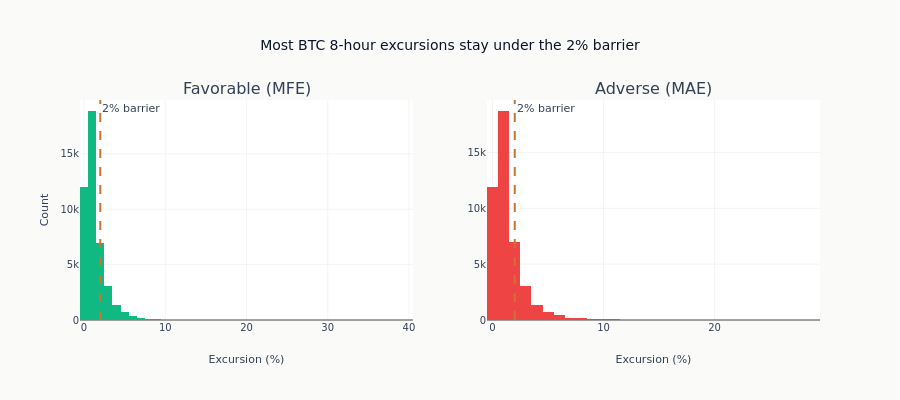

The notebook cell this image was saved under:
### Code cell
if btc_mfe_mae is not None:
    # Add barrier reference lines (2% from typical crypto settings)
    fig.add_vline(
        x=2.0,
        line_dash="dash",
        line_color=COLORS["copper"],
        row=1,
        col=1,
        annotation_text="2% barrier",
    )
    fig.add_vline(
        x=2.0,
        line_dash="dash",
        line_color=COLORS["copper"],
        row=1,
        col=2,
        annotation_text="2% barrier",
    )

    fig.update_layout(
        title=f"Most BTC {crypto_horizon}-hour excursions stay under the 2% barrier",
        showlegend=False,
        height=400,
    )
    fig.update_xaxes(title_text="Excursion (%)", row=1, col=1)
    fig.update_xaxes(title_text="Excursion (%)", row=1, col=2)
    fig.update_yaxes(title_text="Count", row=1, col=1)

    fig.show()

### Figure 1 — Plotly figure (JSON) as saved in the notebook; plotly's stock layout.template omitted (floating-point values rounded to 4 significant figures; data arrays with more than 128 entries replaced by an {"elided": "..."} marker saying what was removed)
{"data": [{"marker": {"color": "#10b981"}, "name": "MFE", "nbinsx": 50, "type": "histogram", "x": {"elided": "43816 float values"}, "xaxis": "x", "yaxis": "y"}, {"marker": {"color": "#ef4444"}, "name": "MAE", "nbinsx": 50, "type": "histogram", "x": {"elided": "43816 float values"}, "xaxis": "x2", "yaxis": "y2"}], "layout": {"annotations": [{"font": {"size": 16}, "showarrow": false, "text": "Favorable (MFE)", "x": 0.225, "xanchor": "center", "xref": "paper", "y": 1.0, "yanchor": "bottom", "yref": "paper"}, {"font": {"size": 16}, "showarrow": false, "text": "Adverse (MAE)", "x": 0.775, "xanchor": "center", "xref": "paper", "y": 1.0, "yanchor": "bottom", "yref": "paper"}, {"showarrow": false, "text": "2% barrier", "x": 2.0, "xanchor": "left", "xref": "x", "y": 1, "yanchor": "top", "yref": "y domain"}, {"showarrow": false, "text": "2% barrier", "x": 2.0, "xanchor": "left", "xref": "x2", "y": 1, "yanchor": "top", "yref": "y2 domain"}], "height": 400, "shapes": [{"line": {"color": "#C87533", "dash": "dash"}, "type": "line", "x0": 2.0, "x1": 2.0, "xref": "x", "y0": 0, "y1": 1, "yref": "y domain"}, {"line": {"color": "#C87533", "dash": "dash"}, "type": "line", "x0": 2.0, "x1": 2.0, "xref": "x2", "y0": 0, "y1": 1, "yref": "y2 domain"}], "showlegend": false, "title": {"text": "Most BTC 8-hour excursions stay under the 2% barrier"}, "xaxis": {"anchor": "y", "domain": [0.0, 0.45], "title": {"text": "Excursion (%)"}}, "xaxis2": {"anchor": "y2", "domain": [0.55, 1.0], "title": {"text": "Excursion (%)"}}, "yaxis": {"anchor": "x", "domain": [0.0, 1.0], "title": {"text": "Count"}}, "yaxis2": {"anchor": "x2", "domain": [0.0, 1.0]}}}
